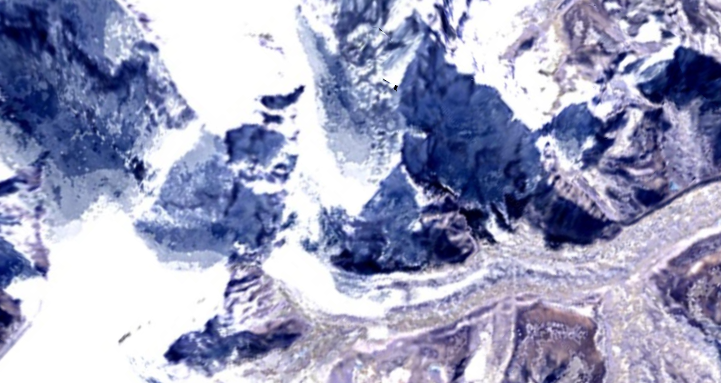
#> input picture dataset/1958.png, 1442 x 766 px (shown at 1/2 size); its folder holds only this picture in this run
$ jupyter execute --allow-errors eda.ipynb
#> lines starting #> are read from the running program, lines starting #| are printed output that depends on the picture
# EDA + Feature Engineering for CNN (Unlabeled Screenshots)
Step-by-step notebook covering report sections 1-8. Dataset = 61 user-screenshotted PNGs in `dataset/`, no URLs, no labels. Run top-to-bottom.

[cell 1]
import hashlib, json, re
from pathlib import Path
from collections import Counter
import numpy as np
import pandas as pd
import matplotlib
matplotlib.use('Agg')
import matplotlib.pyplot as plt
from PIL import Image
from sklearn.metrics.pairwise import cosine_similarity

RNG = np.random.default_rng(42)
ROOT = Path('dataset')
FIG = Path('outputs/figures')
FIG.mkdir(parents=True, exist_ok=True)
Path('outputs').mkdir(parents=True, exist_ok=True)
TARGET_SMALL = (128, 128)  # for mean-image math (screenshots vary in size)
print('root exists:', ROOT.exists(), '| figures dir:', FIG)

## 1. Dataset card (source, license, size, collection, limitations)

[cell 2]
files = sorted(ROOT.glob('*.png'))
total_bytes = sum(p.stat().st_size for p in files)
modes = Counter(Image.open(p).mode for p in files)
#> modes = {'RGBA': 1}
years = []
for p in files:
    m = re.match(r'(\d{4})', p.stem)
    years.append(int(m.group(1)) if m else None)
print(f'n_files = {len(files)}')
print(f'size_on_disk_MB = {total_bytes/1e6:.1f}')
print('modes =', dict(modes))
#| modes = {'RGBA': 1}
print('year_range =', min(years), '->', max(years))
print('pre_split = none (flat folder, no train/val/test)')
print('source = user-provided screenshots, no URL')
print('license = private / own screenshots (N/A)')
print('collection = screen-captures; filenames are timestamps, not labels')

## 2. Load & inspect (shape, structure, 5 random records with pixel stats)

[cell 3]
def parse_year(path):
    m = re.match(r'(\d{4})', path.stem)
    return int(m.group(1)) if m else None

recs = []
for p in files:
    im = Image.open(p).convert('RGB')  # drop screenshot alpha channel
    a = np.asarray(im)
    recs.append(dict(path=str(p), year=parse_year(p), width=im.width, height=im.height,
                     mode=Image.open(p).mode, mean=float(a.mean()), std=float(a.std()),
                     min=int(a.min()), max=int(a.max())))
df = pd.DataFrame(recs).sort_values('year').reset_index(drop=True)
#> df = table of 1 rows and 9 columns
print('shape:', df.shape)
#| shape: (1, 9)
print(df.dtypes)
#| path       object
#| year        int64
#| width       int64
#| height      int64
#| mode       object
#| mean      float64
#| std       float64
#| min         int64
#| max         int64
#| dtype: object
print(df.describe(include='all').round(2))
#> (printed output is left out)
#> (the rest of this cell did not finish here and is left out)

## 3. Data quality audit (duplicates, corrupt, degenerate) + action plan

[cell 4]
# exact duplicates via SHA256
hashes = {}
for p in files:
    h = hashlib.sha256(p.read_bytes()).hexdigest()
    hashes.setdefault(h, []).append(p.name)
dup_groups = [v for v in hashes.values() if len(v) > 1]
# corrupt / unreadable
corrupt = []
for p in files:
    try:
        with Image.open(p) as im:
#> im is the input picture: PIL image 1442x766 RGBA; mean R, G, B, A 155.9, 159.3, 189.7, 255
            im.verify()
    except Exception as e:
        corrupt.append((p.name, str(e)))
# degenerate: near-constant (std < 2) or all-black / all-white
degen = df[(df['std'] < 2.0) | ((df['min'] == 0) & (df['max'] == 0)) | ((df['min'] == 255) & (df['max'] == 255))]
#> degen = table of 0 rows and 9 columns
print('missing_labels = ALL (unlabeled by design, 0 label files)')
print(f'exact_duplicate_groups = {len(dup_groups)}', dup_groups[:3])
print(f'corrupt_unreadable = {len(corrupt)}', corrupt[:5])
print(f'degenerate = {len(degen)}')
#| degenerate = 0
if len(degen): print(degen.to_string())
print('ACTION: drop corrupt (CNN errors on them); keep one copy per duplicate (memorization risk); quarantine degenerate for visual check, drop only if sensor error — justification in report.')

## 4. Class / target distribution (unlabeled: single group + decade pseudo-groups for visualization only)

[cell 5]
df['decade'] = (df['year'] // 10 * 10).astype(str) + 's'
dec_counts = df['decade'].value_counts().sort_index()
print(dec_counts.to_string())
#| decade
#| 1950s    1
fig, ax = plt.subplots(1, 2, figsize=(12, 4))
ax[0].bar(['unlabeled'], [len(df)], color='steelblue')
ax[0].set_title('Samples: single unlabeled group (n=61)')
ax[0].set_ylabel('count')
dec_counts.plot(kind='bar', ax=ax[1], color='teal')
ax[1].set_title('Pseudo-groups by decade (visualization only, NOT labels)')
ax[1].set_ylabel('count'); plt.xticks(rotation=30)
plt.tight_layout(); plt.savefig(FIG / '01_class_distribution.png', dpi=150); plt.close()
#> after `plt.tight_layout()`:
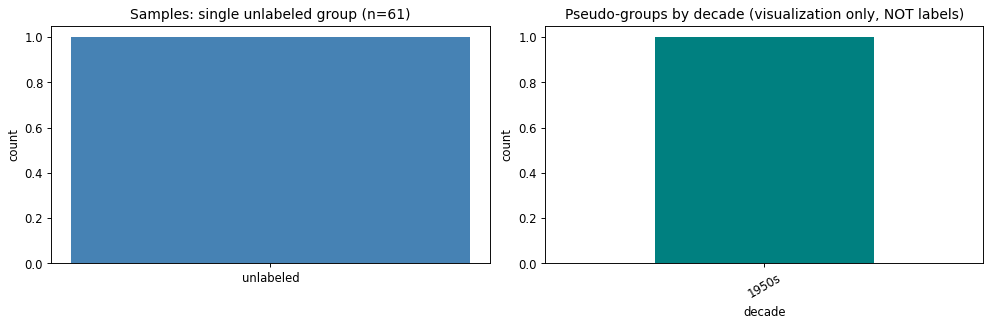
#> figure drawn by matplotlib, 2 panels
print('saved 01_class_distribution.png | imbalance: N/A (no true classes); accuracy meaningless -> use reconstruction/temporal-consistency metrics if unsupervised, or macro-F1 after labeling')

## 5a. Image size & channel distribution -> target resolution decision

[cell 6]
print('unique_sizes =', df[['width','height']].drop_duplicates().shape[0])
#| unique_sizes = 1
print('mode_of_modes = RGBA -> convert to RGB (drop alpha: screenshots carry useless transparent channel)')
print(df[['width','height']].describe().round(1).to_string())
#|         width  height
#| count     1.0     1.0
#| mean   1442.0   766.0
#| std       NaN     NaN
#| min    1442.0   766.0
#| 25%    1442.0   766.0
#| 50%    1442.0   766.0
#| 75%    1442.0   766.0
#| max    1442.0   766.0
fig, ax = plt.subplots(1, 2, figsize=(12, 4))
ax[0].scatter(df['width'], df['height'], c=df['year'], cmap='viridis')
ax[0].set_xlabel('width'); ax[0].set_ylabel('height'); ax[0].set_title('Size variation (each dot = 1 screenshot)')
ax[1].hist(df['width'], bins=15, alpha=0.7, label='width')
ax[1].hist(df['height'], bins=15, alpha=0.7, label='height')
ax[1].legend(); ax[1].set_title('Width / height histograms')
plt.tight_layout(); plt.savefig(FIG / '02_image_sizes.png', dpi=150); plt.close()
#> after `plt.tight_layout()`:
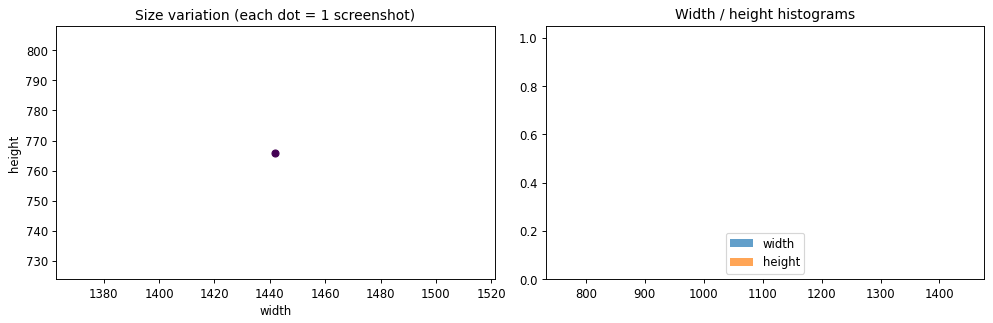
#> figure drawn by matplotlib, 2 panels; panel 2: tallest bar 1 high, from x = 1442 to 1442; panel 2: tallest bar 1 high, from x = 766 to 766
print('saved 02_image_sizes.png')
print('DECISION: target 224x224 RGB (standard CNN input; downscales ~1600x760 screenshots, drops alpha, keeps aspect via resize+center-crop). Justification: 52 unique sizes -> model needs fixed input; alpha carries no signal.')

## 5b. Sample image grid (visual inspection for UI artifacts)

#> (a cell that did not finish here is left out)

## 5c. Pixel intensity histograms (global + per decade)

[cell 8]
def thumb_array(p, size=(256, 256)):
#> called with p = 'dataset/1958.png', size = (256, 256)
    im = Image.open(p).convert('RGB').resize(size)
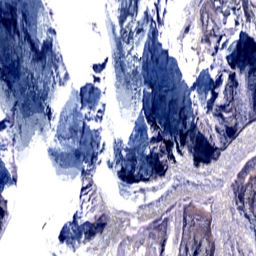
#> im: PIL image 256x256 RGB; mean R, G, B 155.9, 159.2, 189.7
    return np.asarray(im)
arrs = np.stack([thumb_array(p) for p in df['path']])
fig, ax = plt.subplots(figsize=(9, 4))
for i, c in enumerate(['r', 'g', 'b']):
    ax.hist(arrs[..., i].ravel(), bins=128, alpha=0.45, color=c, label=c.upper(), density=True)
ax.legend(); ax.set_title('Global RGB intensity (all 61, thumbnailed 256px)'); ax.set_xlabel('0-255')
plt.tight_layout(); plt.savefig(FIG / '04_pixel_histograms.png', dpi=150); plt.close()
#> after `plt.tight_layout()`:
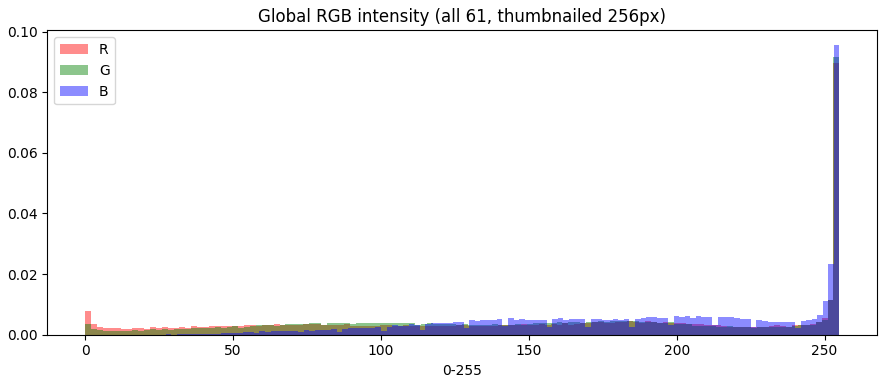
#> figure drawn by matplotlib, 1 panel; tallest bar 0.0896 high, from x = 253 to 255; tallest bar 0.0917 high, from x = 253 to 255; tallest bar 0.0956 high, from x = 253.1 to 255
print('saved 04_pixel_histograms.png')
print(f'global RGB mean={arrs.mean(axis=(0,1,2)).round(1)} std={arrs.std(axis=(0,1,2)).round(1)}')
#| global RGB mean=[155.9 159.2 189.7] std=[81.1 76.4 56.5]

## 5d. Mean image per decade + cosine similarity heatmap (which periods look alike?)

[cell 9]
decades = sorted(df['decade'].unique())
#> decades = ['1950s']
means, labels = [], []
for d in decades:
    sub = df[df['decade'] == d]
#> sub = table of 1 rows and 10 columns
    if len(sub) == 0: continue
    stack = np.stack([np.asarray(Image.open(p).convert('RGB').resize(TARGET_SMALL), dtype=np.float32) for p in sub['path']])
    means.append(stack.mean(0)); labels.append(f'{d} (n={len(sub)})')
means = np.stack(means)
flat = means.reshape(len(means), -1)
S = cosine_similarity(flat)
#> S = [1]
fig, axes = plt.subplots(1, len(means), figsize=(3*len(means), 3.2))
if len(means) == 1: axes = [axes]
for axi, m, lb in zip(axes, means, labels):
    axi.imshow(m.astype(np.uint8)); axi.set_title(lb, fontsize=8); axi.axis('off')
#> this loop made 1 pass
#> lb on pass 1: '1950s (n=1)'
plt.suptitle('Mean screenshot per decade'); plt.tight_layout()
plt.savefig(FIG / '05_mean_images.png', dpi=150); plt.close()
#> after `plt.savefig(FIG / '05_mean_images.png', dpi=150)`:
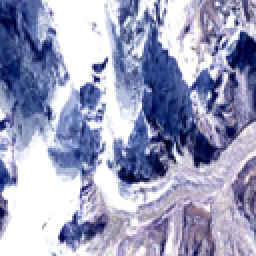
#> shown: shape (128, 128, 3) (shown 2 times larger); mean R, G, B 155.9, 159.2, 189.7
fig, ax = plt.subplots(figsize=(6, 5))
im = ax.imshow(S, vmin=0.9, vmax=1.0, cmap='magma')
ax.set_xticks(range(len(labels))); ax.set_yticks(range(len(labels)))
ax.set_xticklabels(labels, rotation=30, ha='right', fontsize=7); ax.set_yticklabels(labels, fontsize=7)
for i in range(len(labels)):
    for j in range(len(labels)):
        ax.text(j, i, f'{S[i,j]:.3f}', ha='center', va='center', fontsize=6, color='white')
#> this loop made 1 pass
plt.colorbar(im, label='cosine similarity'); plt.title('Decade-mean similarity (near-1.0 = look alike)')
plt.tight_layout(); plt.savefig(FIG / '06_mean_similarity_heatmap.png', dpi=150); plt.close()
#> after `plt.tight_layout()`:
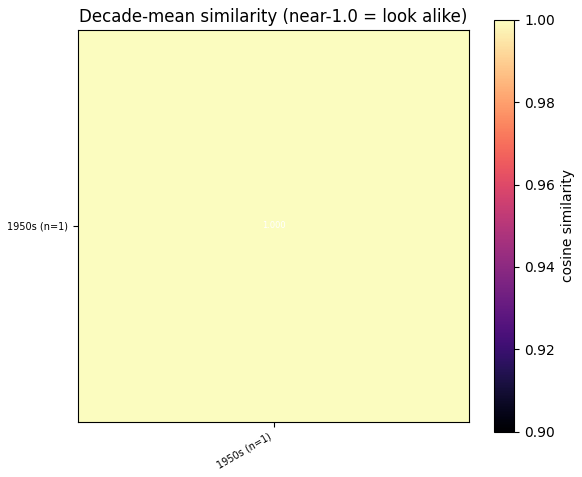
#> figure drawn by matplotlib, 2 panels
print('saved 05_mean_images.png, 06_mean_similarity_heatmap.png')
print(pd.DataFrame(S, index=labels, columns=labels).round(3).to_string())
#|              1950s (n=1)
#| 1950s (n=1)          1.0

## 6. Train / validation / test split plan (time-ordered, no stratify possible)

[cell 10]
d = df.sort_values('year').reset_index(drop=True)
#> d = table of 1 rows and 10 columns
n = len(d); n_tr, n_va = int(n*0.70), int(n*0.15)
#> after `n = len(d)`: n = 1
#> after `n_tr, n_va = (int(n * 0.7), int(n * 0.15))`: n_tr = 0; n_va = 0
d['split'] = ['train']*n_tr + ['val']*n_va + ['test']*(n - n_tr - n_va)
print(d.groupby('split')['year'].agg(['count','min','max']).to_string())
#|        count   min   max
#| split
#| test       1  1958  1958
print('JUSTIFICATION: time-ordered 70/15/15 by filename year avoids temporal leakage (random split would mix eras); no stratify/group IDs exist.')
d[['path','year','decade','split']].to_csv('outputs/split.csv', index=False)
fig, ax = plt.subplots(figsize=(8, 3.5))
for s, c in [('train','steelblue'),('val','orange'),('test','green')]:
    ax.hist(d[d['split']==s]['year'], bins=12, alpha=0.6, label=s, color=c)
ax.legend(); ax.set_title('Time-ordered split by year'); ax.set_xlabel('year')
plt.tight_layout(); plt.savefig(FIG / '07_split.png', dpi=150); plt.close()
#> after `plt.tight_layout()`:
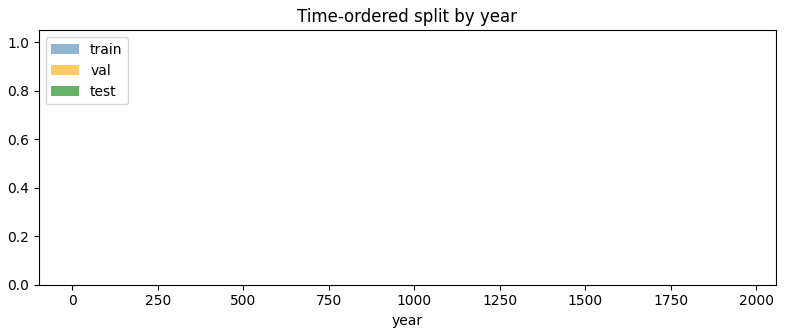
#> figure drawn by matplotlib, 1 panel; tallest bar 1 high, from x = 1958 to 1958.1
print('saved 07_split.png + outputs/split.csv')

## 7-8. Key findings -> preprocessing plan (concrete pipeline + normalization values)

[cell 11]
tr_paths = d[d['split']=='train']['path'].tolist()
#> tr_paths = []
#> (the rest of this cell did not finish here and is left out)

$ run again, on dataset/2008.11.3.png
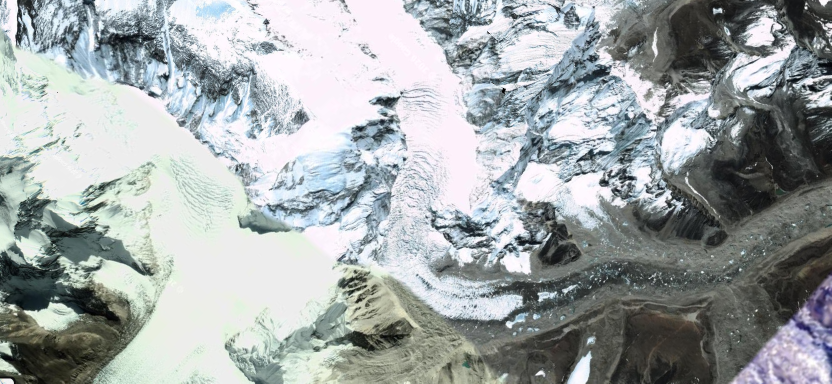
#> input picture dataset/2008.11.3.png, 1663 x 767 px (shown at 1/2 size)
#> modes = {'RGBA': 1}
#| modes = {'RGBA': 1}
#> df = table of 1 rows and 9 columns
#| shape: (1, 9)
#| path       object
#| year        int64
#| width       int64
#| height      int64
#| mode       object
#| mean      float64
#> (further printed lines are left out)
#> (printed output is left out)
#> im is the input picture: PIL image 1663x767 RGBA; mean R, G, B, A 160.8, 166.7, 167.4, 255
#> degen = table of 0 rows and 9 columns
#| degenerate = 0
#| decade
#| 2000s    1
#| unique_sizes = 1
#|         width  height
#| count     1.0     1.0
#| mean   1663.0   767.0
#| std       NaN     NaN
#| min    1663.0   767.0
#| 25%    1663.0   767.0
#> (further printed lines are left out)
#| global RGB mean=[160.8 166.7 167.4] std=[72.7 71.7 74. ]
#> decades = ['2000s']
#> sub = table of 1 rows and 10 columns
#> S = [1]
#> the loop `for axi, m, lb in zip(axes, means, labels):` made 1 pass
#> lb on pass 1: '2000s (n=1)'
#> the loop `for i in range(len(labels)):` made 1 pass
#> `plt.tight_layout()`:
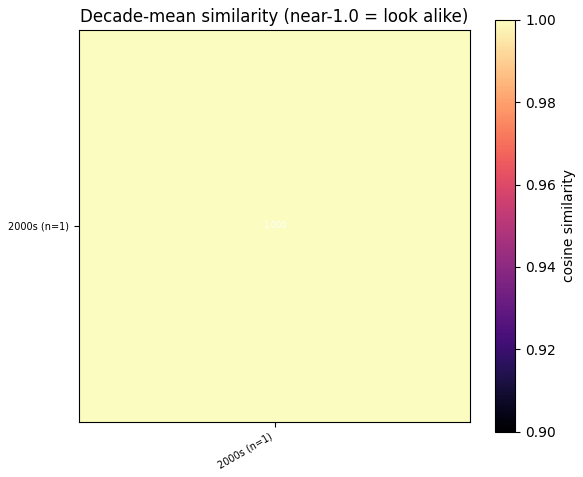
#> figure drawn by matplotlib, 2 panels
#|              2000s (n=1)
#| 2000s (n=1)          1.0
#> d = table of 1 rows and 10 columns
#> n = 1
#> n_tr = 0
#|        count   min   max
#| split
#| test       1  2008  2008
#> `plt.tight_layout()`:
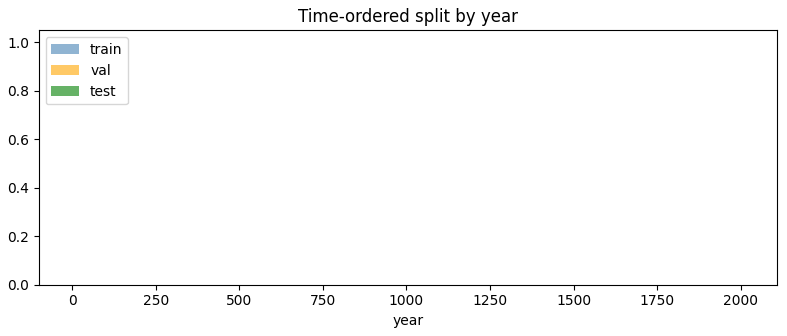
#> figure drawn by matplotlib, 1 panel; tallest bar 1 high, from x = 2008 to 2008.1
#> tr_paths = []

$ run again, on dataset/2008.12.17.png
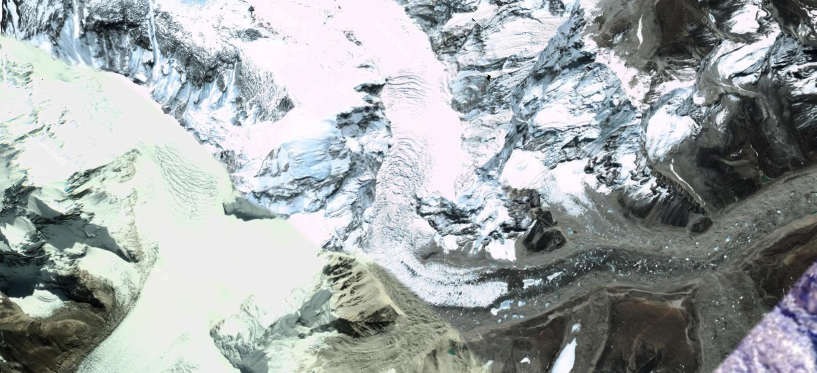
#> input picture dataset/2008.12.17.png, 1633 x 746 px (shown at 1/2 size)
#> modes = {'RGBA': 1}
#| modes = {'RGBA': 1}
#> df = table of 1 rows and 9 columns
#| shape: (1, 9)
#| path       object
#| year        int64
#| width       int64
#| height      int64
#| mode       object
#| mean      float64
#> (further printed lines are left out)
#> (printed output is left out)
#> im is the input picture: PIL image 1633x746 RGBA; mean R, G, B, A 160.4, 166.3, 166.8, 255
#> degen = table of 0 rows and 9 columns
#| degenerate = 0
#| decade
#| 2000s    1
#| unique_sizes = 1
#|         width  height
#| count     1.0     1.0
#| mean   1633.0   746.0
#| std       NaN     NaN
#| min    1633.0   746.0
#| 25%    1633.0   746.0
#> (further printed lines are left out)
#| global RGB mean=[160.4 166.3 166.8] std=[72.7 71.8 74. ]
#> decades = ['2000s']
#> sub = table of 1 rows and 10 columns
#> S = [1]
#> the loop `for axi, m, lb in zip(axes, means, labels):` made 1 pass
#> lb on pass 1: '2000s (n=1)'
#> the loop `for i in range(len(labels)):` made 1 pass
#> `plt.tight_layout()`:
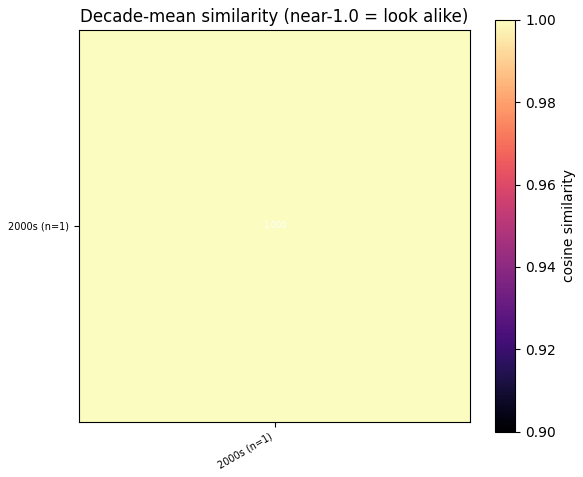
#> figure drawn by matplotlib, 2 panels
#|              2000s (n=1)
#| 2000s (n=1)          1.0
#> d = table of 1 rows and 10 columns
#> n = 1
#> n_tr = 0
#|        count   min   max
#| split
#| test       1  2008  2008
#> `plt.tight_layout()`:
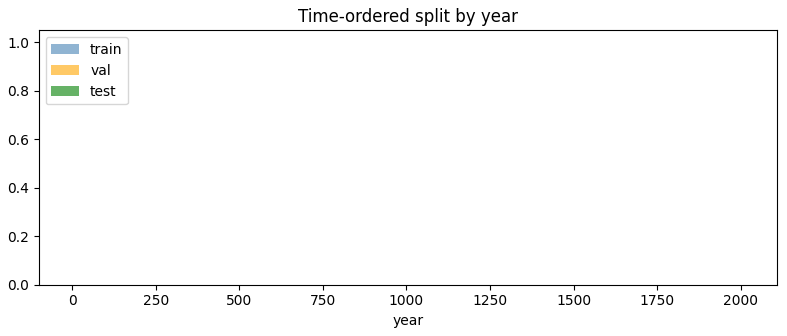
#> figure drawn by matplotlib, 1 panel; tallest bar 1 high, from x = 2008 to 2008.1
#> tr_paths = []

$ run again, on dataset/2009.11.21.png
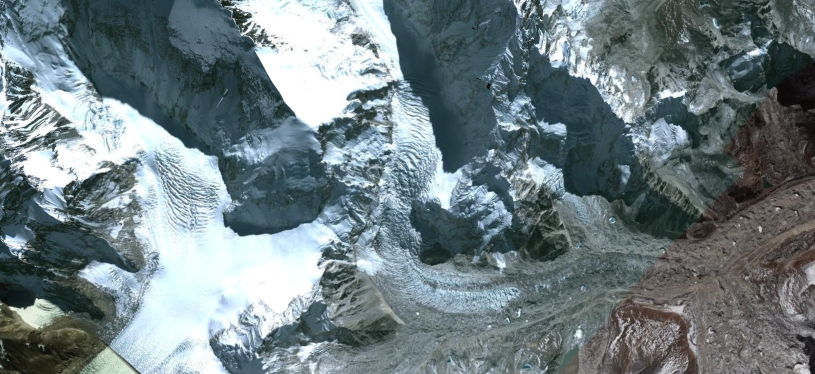
#> input picture dataset/2009.11.21.png, 1630 x 748 px (shown at 1/2 size)
#> modes = {'RGBA': 1}
#| modes = {'RGBA': 1}
#> df = table of 1 rows and 9 columns
#| shape: (1, 9)
#| path       object
#| year        int64
#| width       int64
#| height      int64
#| mode       object
#| mean      float64
#> (further printed lines are left out)
#> (printed output is left out)
#> im is the input picture: PIL image 1630x748 RGBA; mean R, G, B, A 111.2, 125.7, 129.9, 255
#> degen = table of 0 rows and 9 columns
#| degenerate = 0
#| decade
#| 2000s    1
#| unique_sizes = 1
#|         width  height
#| count     1.0     1.0
#| mean   1630.0   748.0
#| std       NaN     NaN
#| min    1630.0   748.0
#| 25%    1630.0   748.0
#> (further printed lines are left out)
#| global RGB mean=[111.2 125.7 129.9] std=[67.3 67.1 69.1]
#> decades = ['2000s']
#> sub = table of 1 rows and 10 columns
#> S = [1]
#> the loop `for axi, m, lb in zip(axes, means, labels):` made 1 pass
#> lb on pass 1: '2000s (n=1)'
#> the loop `for i in range(len(labels)):` made 1 pass
#|              2000s (n=1)
#| 2000s (n=1)          1.0
#> d = table of 1 rows and 10 columns
#> n = 1
#> n_tr = 0
#|        count   min   max
#| split
#| test       1  2009  2009
#> `plt.tight_layout()`:
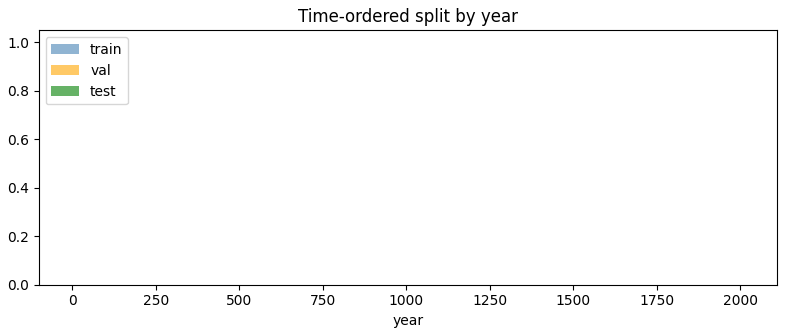
#> figure drawn by matplotlib, 1 panel; tallest bar 1 high, from x = 2009 to 2009.1
#> tr_paths = []
